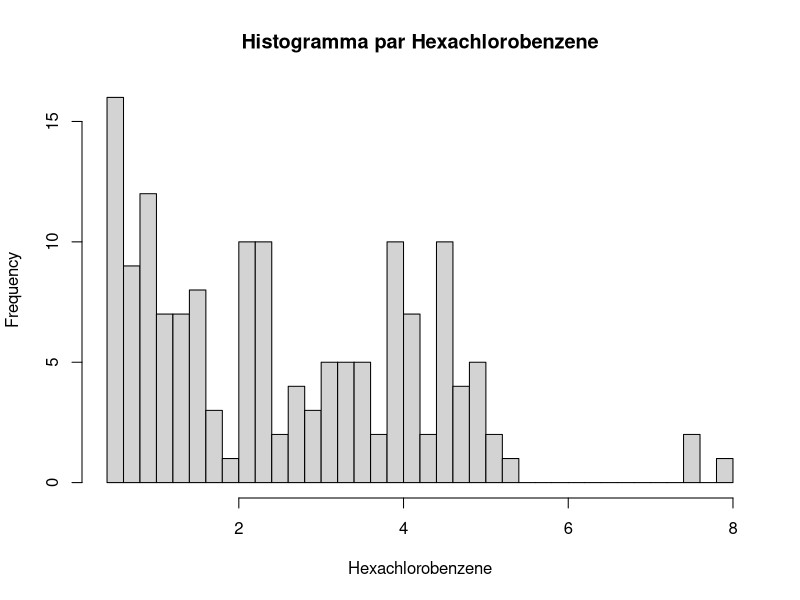
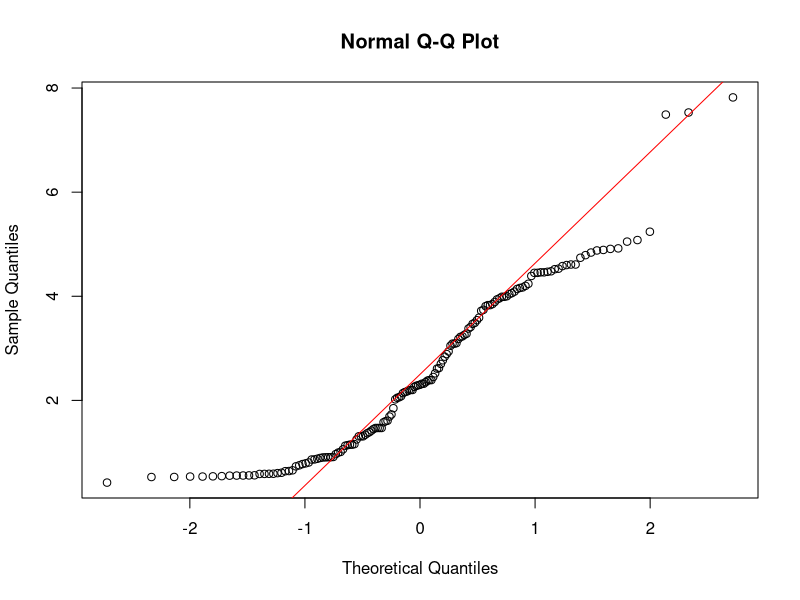
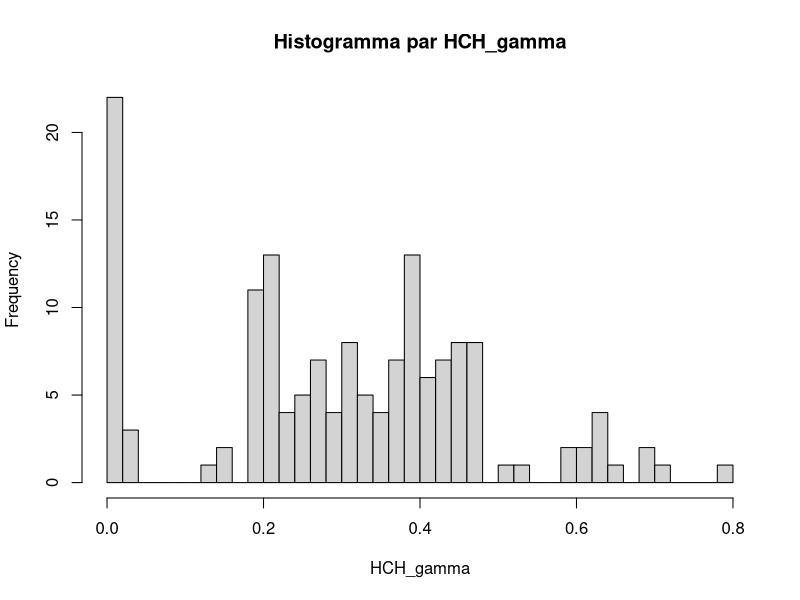
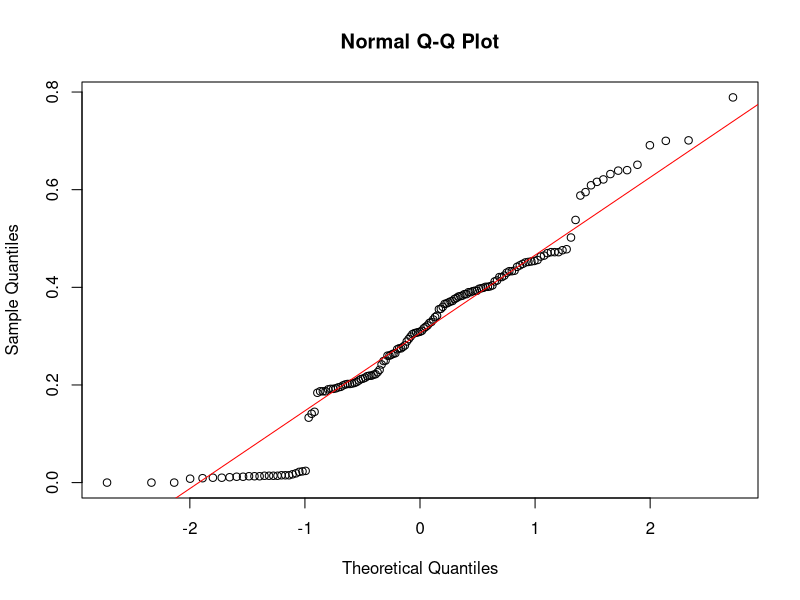
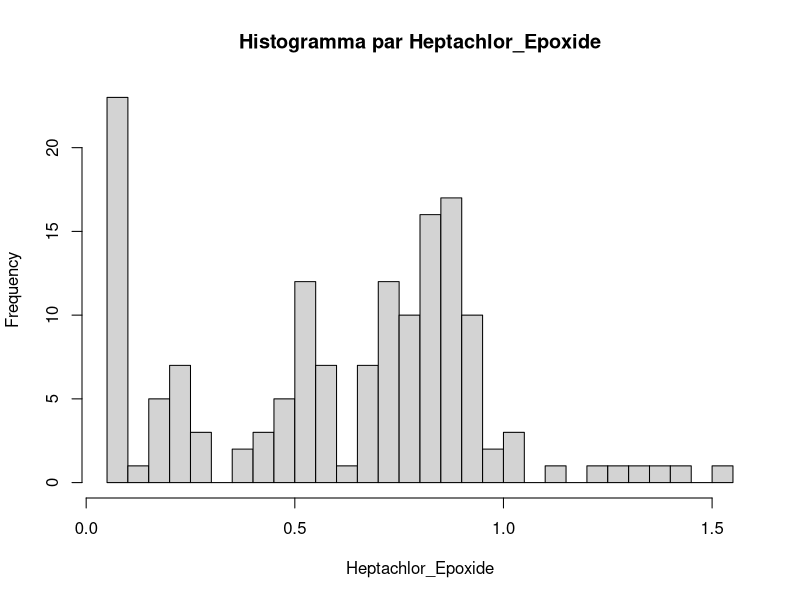
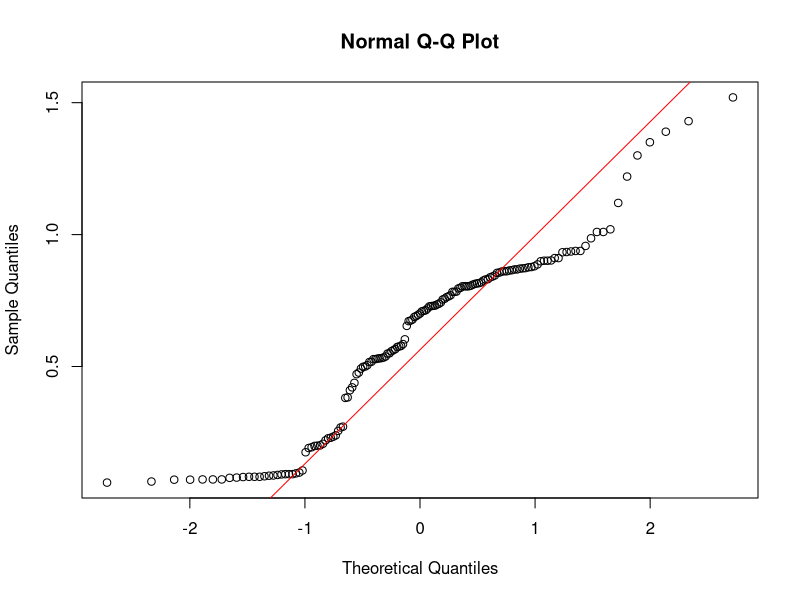
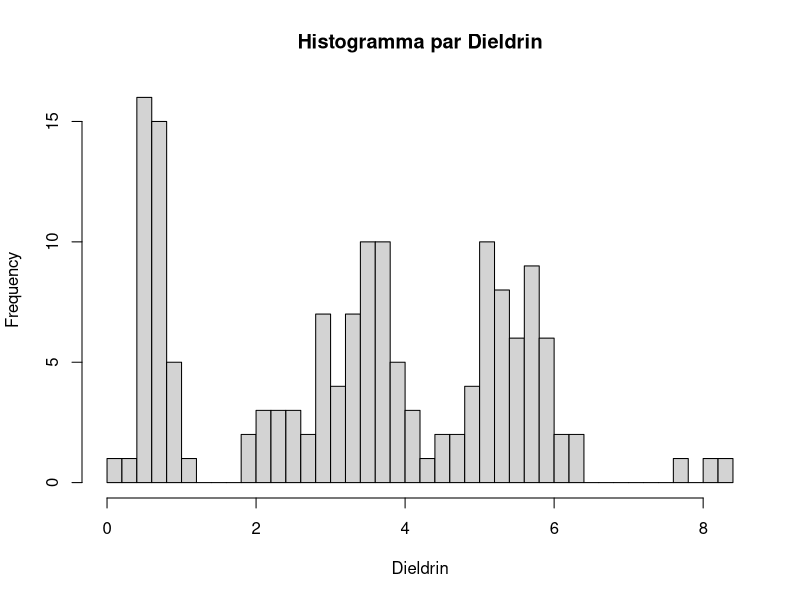
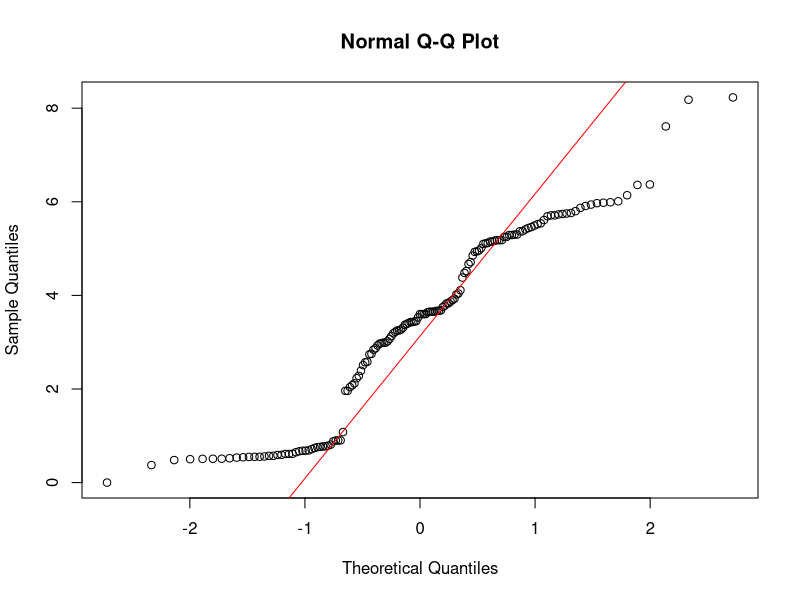

Recreate these plots in R, in order.
# Ielādēt nepieciešamās bibliotēkas
library(readxl)
library(nortest)
library(ggplot2)

# Ielādēt datus no Excel faila
dati = read_excel("lasis_dati.xlsx")

# Parādīt pirmās datu rindas, lai saprastu to struktūru
print(head(dati))

# Izveidojiet PDF failu, lai saglabātu visus attēlus
pdf("all_plots.pdf")  # Tas izveidos PDF ar nosaukumu 'all_plots.pdf' jūsu darba direktorijā

# Cikls cauri katrai skaitliskajai kolonnai analīzei un zīmēšanai
for (kolonnas_nosaukums in colnames(dati)) {
  vertibas = dati[[kolonnas_nosaukums]]  # Iegūt kolonnas vērtības
  
  # Pārbaudīt, vai kolonnā ir skaitliskas vērtības pirms analīzes
  if (is.numeric(vertibas)) {
    cat("\nAnalizējam:", kolonnas_nosaukums, "\n")
    
    # Veikt normalitātes testus
    shapiro_tests = shapiro.test(vertibas)  # Shapiro-Wilk normalitātes tests
    print(shapiro_tests)  # Izdrukājam rezultātus

    ad_tests = ad.test(vertibas)  # Anderson-Darling normalitātes tests
    print(ad_tests)  # Izdrukājam rezultātus

    # Izveidot histogrammu un saglabāt to PDF
    hist(vertibas, main = paste("Histogramma par", kolonnas_nosaukums), xlab = kolonnas_nosaukums, breaks = 30)

    # Izveidot QQ grafiku un saglabāt to PDF
    qqnorm(vertibas)  # QQ diagramma
    qqline(vertibas, col = "red")  # QQ līnija
  } else {
    cat(kolonnas_nosaukums, "nav skaitliska un tiks izlaista.\n")  # Ja kolonna nav skaitliska, izdrukājam ziņu
  }
}

# Aizveram PDF ierīci
dev.off()
